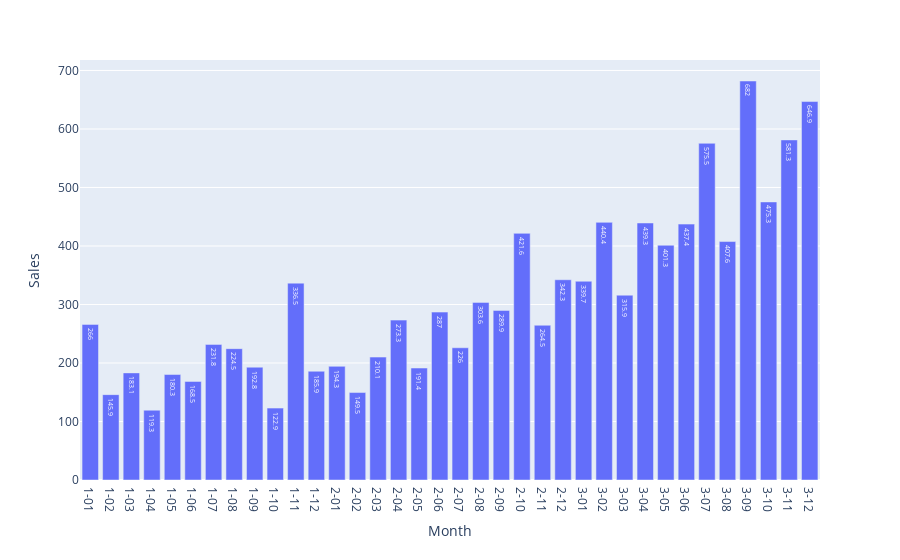

This figure's notebook cell:
### Markdown cell above
Add the parameter *text='Sales'* to the *px.bar* statement. Explain what happens?

### Code cell
fig5 = px.bar(df3, x='Month', y='Sales',text='Sales')
fig5.show()

### Figure 1 — Plotly figure (JSON) as saved in the notebook; plotly's stock layout.template omitted (floating-point values rounded to 4 significant figures)
{"data": [{"alignmentgroup": "True", "hovertemplate": "Month=%{x}<br>Sales=%{text}<extra></extra>", "legendgroup": "", "marker": {"color": "#636efa", "pattern": {"shape": ""}}, "name": "", "offsetgroup": "", "orientation": "v", "showlegend": false, "text": [266, 145.9, 183.1, 119.3, 180.3, 168.5, 231.8, 224.5, 192.8, 122.9, 336.5, 185.9, 194.3, 149.5, 210.1, 273.3, 191.4, 287, 226, 303.6, 289.9, 421.6, 264.5, 342.3, 339.7, 440.4, 315.9, 439.3, 401.3, 437.4, 575.5, 407.6, 682, 475.3, 581.3, 646.9], "textposition": "auto", "type": "bar", "x": ["1-01", "1-02", "1-03", "1-04", "1-05", "1-06", "1-07", "1-08", "1-09", "1-10", "1-11", "1-12", "2-01", "2-02", "2-03", "2-04", "2-05", "2-06", "2-07", "2-08", "2-09", "2-10", "2-11", "2-12", "3-01", "3-02", "3-03", "3-04", "3-05", "3-06", "3-07", "3-08", "3-09", "3-10", "3-11", "3-12"], "xaxis": "x", "y": [266, 145.9, 183.1, 119.3, 180.3, 168.5, 231.8, 224.5, 192.8, 122.9, 336.5, 185.9, 194.3, 149.5, 210.1, 273.3, 191.4, 287, 226, 303.6, 289.9, 421.6, 264.5, 342.3, 339.7, 440.4, 315.9, 439.3, 401.3, 437.4, 575.5, 407.6, 682, 475.3, 581.3, 646.9], "yaxis": "y"}], "layout": {"barmode": "relative", "legend": {"tracegroupgap": 0}, "margin": {"t": 60}, "xaxis": {"anchor": "y", "domain": [0, 1], "title": {"text": "Month"}}, "yaxis": {"anchor": "x", "domain": [0, 1], "title": {"text": "Sales"}}}}
